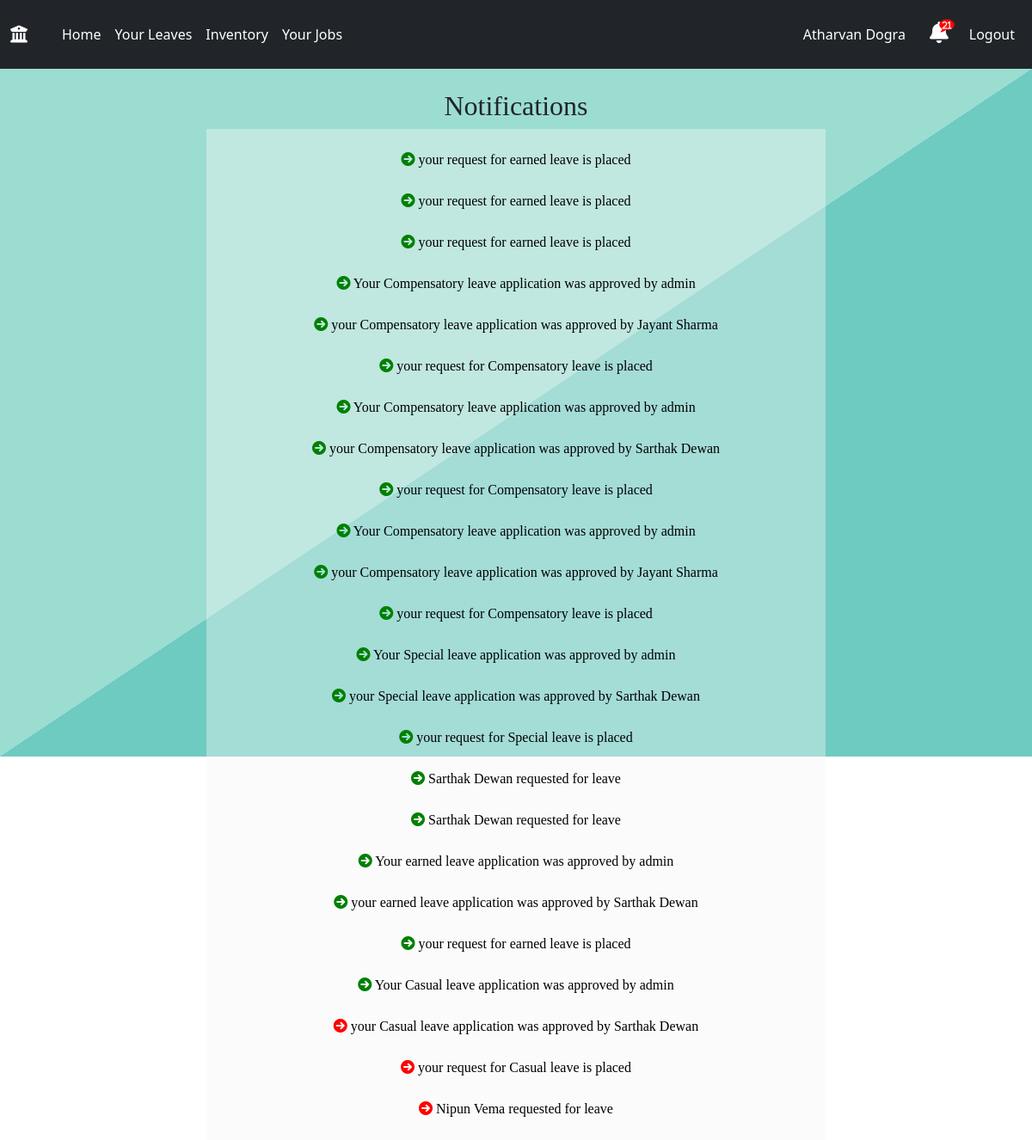
Page /profile/notifications/ (signed in) on the committed database.
### main/models.py (models this page shows, shortened)
class Staff(models.Model):
    user_obj = models.ForeignKey(User, on_delete=CASCADE, blank=False, null=False, default=None)
    name=models.CharField(max_length=100)
    initials=models.CharField(max_length=4,null=True,blank=True,default=None)
    mobile_number=models.IntegerField()
    email=models.EmailField()
    category=models.ForeignKey('Category',on_delete=CASCADE)
    designation=models.ForeignKey('Designation',on_delete=CASCADE)
    agency = models.ForeignKey('Agency',on_delete=CASCADE)
    room=models.ForeignKey('Room',blank=True,null=True,on_delete=SET_NULL,default=None)

class Notification(models.Model):
    sender = models.ForeignKey(Staff, blank=False, on_delete=CASCADE)
    reciever = models.CharField(max_length=255, blank=False)
    isActive = models.BooleanField(default=True)
    time = models.DateTimeField(auto_now_add=True)
    message = models.TextField()
    notification_type = models.CharField(max_length=20, choices=NOTIFICATION_FIELDS, default='LEAVE')
    taskId = models.CharField(max_length=100, blank=True, null=True, default=None)
    checked = models.BooleanField(default=False)
    expired = models.BooleanField(default=False)

### main/views.py (the view)
# urls.py: path('profile/notifications/', views.notifications, name='notification'),
@login_required
def notifications(request):
	staff = Staff.objects.get(user_obj=request.user)
	notification_count=get_notifications(staff.id)
	designation = staff.designation.designation
	notifications=[]
	if designation == 'Lab Technician':
		notification = Notification.objects.filter(notification_type='TECH',isActive=True).order_by('-time').all()
		notifications.extend(notification)
	receiver=str(staff.id) +' '+staff.name
	notification = Notification.objects.filter(reciever=receiver,isActive=True).order_by('-time').all()
	notifications.extend(notification)
	if request.user.is_staff:
		notification=Notification.objects.filter(reciever='admin',isActive=True).order_by('-time').all()
		notifications.extend(notification)
	return render(request, "Notifications/notifications.html", {"notifications": notifications, "staff":staff,'notification_count':notification_count,})

### main/views.py (called while the page is built)
def get_notifications(id):
	current_user=Staff.objects.get(id=id)
	designation=current_user.designation.designation
	notifications=[]
	if designation == 'Lab Technician':
		notification = Notification.objects.filter(notification_type='TECH',isActive=True,checked=False).order_by('-time').all()
		notifications.extend(notification)
	receiver=str(current_user.id) +' '+current_user.name
	notification = Notification.objects.filter(reciever=receiver,isActive=True,checked=False).order_by('-time').all()
	notifications.extend(notification)
	if designation == 'System Analyst' or designation == 'Lab Supervisor':
		notification=Notification.objects.filter(reciever='admin',isActive=True,checked=False).order_by('-time').all()
		notifications.extend(notification)
	return len(notifications)

### templates/Notifications/notifications.html
{% extends 'base.html' %}
{% load static %}
{% block body %}
{% include 'navbar.html' with staff=staff notification_count=notification_count %}
<section class="sectionLogin">
    <br>
    <h2 style = "text-align: center;">Notifications</h2>
<div class="container" style = "text-align: center;background-color: rgba(245, 245, 245, 0.4);">
    <br>
    {% for notification in notifications %}
        {% if notification.checked %}
        <i class="fa-solid fa-circle-arrow-right" style = "color: red;"></i>
        <a href="{% url 'main:handleNotification' pk=notification.id %}" style = "text-decoration: none;
            color:black;text-align: center;">
            {{ notification.message }}
            </a>
            <br><br>
        {% else %}
        <i class="fa-solid fa-circle-arrow-right" style = "color: green;"></i>
        <a href="{% url 'main:handleNotification' pk=notification.id %}" style = "text-decoration: none;
            color:black;text-align: center;">
            {{ notification.message }}
            </a>
            <br><br>
        {% endif %}
    {% endfor %}
</div>
{% endblock body %}

### templates/navbar.html (shortened to what this page needs)
{% extends "base.html" %}
{% load static %}
{% block body %}
<nav class="navbar navbar-expand-md navbar-dark bg-dark">
  <div class="container-fluid">
    <div class="navbar-collapse collapse w-100 order-1 order-md-0 dual-collapse2">
      <ul class="navbar-nav me-auto">
        <li class="nav-item active navbar-brand">
          <a class="navbar-brand" href="{% url 'main:user_profile' %}" style="text-decoration: none;"><i class="fas fa-university"></i></a>
        </li>
        <li class="nav-item navLink">
          <a class="nav-link nav_text" href="{% url 'main:user_profile' %}" style="text-decoration: none; color : white">Home</a>
        </li>
        {% if user.is_authenticated %}
        <li class="nav-link nav_text navLink">
          <a href="{% url 'main:userLeaves' %}" style="text-decoration: none; color : white">Your Leaves</a>
        </li>
        <li class="nav-link nav_text navLink">
          <a href="{% url 'main:viewinventory' %}" style="text-decoration: none; color : white">Inventory</a>
        </li>
        <li class="nav-link nav_text navLink">
          <a href="{% url 'main:jobALerts' %}" style="text-decoration: none; color : white">Your Jobs</a>
        </li>
        {%endif%}
      </ul>
    </div>
    <div class="navbar-collapse collapse w-100 order-3 dual-collapse2">
      <ul class="navbar-nav ms-auto">
        {% if user.is_authenticated %}
        <li class="nav-link nav-text navLink mr-5" style="margin-right: 20px;">
          <a href="{% url 'main:userProfileDetails' %}" style="text-decoration: none; color : white">{{ staff.name }} </a>
        </li>
        <li class="nav-item navbar-brand">
          <link href="https://maxcdn.bootstrapcdn.com/font-awesome/4.7.0/css/font-awesome.min.css" rel="stylesheet" />
          <a class="fas fa-bell" href="{% url 'main:notification' %}" style="text-decoration: none; color : white">
              <span class="fa fa-comment"></span>
              <span class="num">{{notification_count}}</span>
          </a>
        </li>
        <li class="nav-link nav_text navLink"><a href="{% url 'main:logout_request' id=staff.id%}" style="text-decoration: none; color : white">Logout</a></li>
        {% else %}
        <li class="nav-link nav_text navLink"><a href="{% url 'main:login' %}">Login</a></li>
        {%endif%}
      </ul>
    </div>
  </div>
</nav>
  {% endblock %}

### static/css/style.css (style rules this page uses)
a { text-decoration: none; }
:root { --green-main-1: #6ecbc1; --green-main-2: #6cccc1; --green-main-3: #75d1c1; --green-main-4: #9cddd1; --green-main-5: #c7ebe5; --darkgreen-main-1: #1a6659; --darkgreen-main-2: #409583; --blue-button-main: #03658c; --green-button-main: #48c0a5; --tomato-main: #f05e57; --purple-main-1: #57428d; --purple-main-2: #5e497e; }
.sectionLogin { font-family: "Bitter", serif; width: 100%; height: 100%; background-color: var(--green-main-4); background-image: linear-gradient( to bottom right, var(--green-main-4) 50%, var(--green-main-1) 50% ); }
@media (min-width: 1024px) { .container { width: 60%; } }

### templates/navbar.html (style rules this page uses)
.navbar { height: 80px; }
a.fa-bell { position: relative; font-size: 1.25em; color: grey; cursor: pointer; }
span.fa-comment { position: absolute; font-size: 0.7em; top: -4px; color: red; right: -7px; }
span.num { position: absolute; font-size: 0.4em; top: -1px; color: #fff; right: -4px; }

### rows in the picture
Staff: name "Atharvan Dogra"
Notification: message "your request for earned leave is placed"
Notification: message "your request for earned leave is placed"
Notification: message "your request for earned leave is placed"
Notification: message "Your Compensatory leave application was approved by admin"
Notification: message "your Compensatory leave application was approved by Jayant Sharma"
Notification: message "your request for Compensatory leave is placed"
Notification: message "Your Compensatory leave application was approved by admin"
Notification: message "your Compensatory leave application was approved by Sarthak Dewan"
Notification: message "your request for Compensatory leave is placed"
Notification: message "Your Compensatory leave application was approved by admin"
Notification: message "your Compensatory leave application was approved by Jayant Sharma"
Notification: message "your request for Compensatory leave is placed"
Notification: message "Your Special leave application was approved by admin"
Notification: message "your Special leave application was approved by Sarthak Dewan"
Notification: message "your request for Special leave is placed"
Notification: message "Sarthak Dewan requested for leave"
Notification: message "Sarthak Dewan requested for leave"
Notification: message "Your earned leave application was approved by admin"
Notification: message "your earned leave application was approved by Sarthak Dewan"
Notification: message "your request for earned leave is placed"
Notification: message "Your Casual leave application was approved by admin"
Notification: message "your Casual leave application was approved by Sarthak Dewan"
Notification: message "your request for Casual leave is placed"
Notification: message "Nipun Vema requested for leave"

### other values in the picture
{{ notification_count }} "21"
